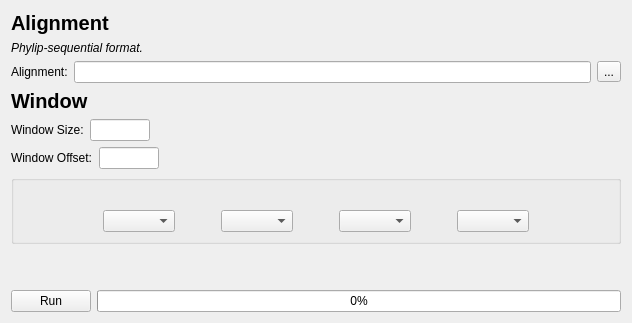
        <widget class="QWidget" name="dStatisticPage">
         <property name="enabled">
          <bool>true</bool>
         </property>
         <layout class="QVBoxLayout" name="verticalLayout_14">
          <item>
           <widget class="QLabel" name="label_3">
            <property name="font">
             <font>
              <pointsize>15</pointsize>
              <weight>75</weight>
              <bold>true</bold>
             </font>
            </property>
            <property name="text">
             <string>Alignment</string>
            </property>
           </widget>
          </item>
          <item>
           <widget class="QLabel" name="label_8">
            <property name="font">
             <font>
              <italic>true</italic>
             </font>
            </property>
            <property name="text">
             <string>Phylip-sequential format.</string>
            </property>
           </widget>
          </item>
          <item>
           <layout class="QHBoxLayout" name="horizontalLayout_3">
            <item>
             <widget class="QLabel" name="dAlignmentLabel">
              <property name="text">
               <string>Alignment:</string>
              </property>
             </widget>
            </item>
            <item>
             <widget class="QLineEdit" name="dAlignmentEntry">
              <property name="enabled">
               <bool>true</bool>
              </property>
              <property name="focusPolicy">
               <enum>Qt::NoFocus</enum>
              </property>
              <property name="text">
               <string/>
              </property>
              <property name="readOnly">
               <bool>true</bool>
              </property>
             </widget>
            </item>
            <item>
             <widget class="QToolButton" name="dAlignmentBtn">
              <property name="text">
               <string>...</string>
              </property>
             </widget>
            </item>
           </layout>
          </item>
          <item>
           <widget class="QLabel" name="dWindowLabel">
            <property name="font">
             <font>
              <pointsize>15</pointsize>
              <weight>75</weight>
              <bold>true</bold>
             </font>
            </property>
            <property name="text">
             <string>Window</string>
            </property>
           </widget>
          </item>
          <item>
           <layout class="QHBoxLayout" name="horizontalLayout_24">
            <item>
             <widget class="QLabel" name="dWindowSizeLabel">
              <property name="text">
               <string>Window Size:</string>
              </property>
             </widget>
            </item>
            <item>
             <widget class="QLineEdit" name="dWindowSizeEntry">
              <property name="maximumSize">
               <size>
                <width>60</width>
                <height>16777215</height>
               </size>
              </property>
              <property name="text">
               <string/>
              </property>
             </widget>
            </item>
            <item>
             <spacer name="horizontalSpacer_15">
              <property name="orientation">
               <enum>Qt::Horizontal</enum>
              </property>
              <property name="sizeHint" stdset="0">
               <size>
                <width>40</width>
                <height>20</height>
               </size>
              </property>
             </spacer>
            </item>
           </layout>
          </item>
          <item>
           <layout class="QHBoxLayout" name="horizontalLayout_25">
            <item>
             <widget class="QLabel" name="dWindowOffsetLabel">
              <property name="text">
               <string>Window Offset:</string>
              </property>
             </widget>
            </item>
            <item>
             <widget class="QLineEdit" name="dWindowOffsetEntry">
              <property name="maximumSize">
               <size>
                <width>60</width>
                <height>16777215</height>
               </size>
              </property>
              <property name="text">
               <string/>
              </property>
             </widget>
            </item>
            <item>
             <spacer name="horizontalSpacer_16">
              <property name="orientation">
               <enum>Qt::Horizontal</enum>
              </property>
              <property name="sizeHint" stdset="0">
               <size>
                <width>40</width>
                <height>20</height>
               </size>
              </property>
             </spacer>
            </item>
           </layout>
          </item>
          <item>
           <widget class="QGroupBox" name="groupBox_2">
            <property name="title">
             <string/>
            </property>
            <layout class="QVBoxLayout" name="verticalLayout_15">
             <item>
              <widget class="QLabel" name="imageLabel">
               <property name="text">
                <string/>
               </property>
              </widget>
             </item>
             <item>
              <layout class="QHBoxLayout" name="horizontalLayout_2">
               <item>
                <spacer name="horizontalSpacer">
                 <property name="orientation">
                  <enum>Qt::Horizontal</enum>
                 </property>
                 <property name="sizeHint" stdset="0">
                  <size>
                   <width>40</width>
                   <height>20</height>
                  </size>
                 </property>
                </spacer>
               </item>
               <item>
                <spacer name="horizontalSpacer_4">
                 <property name="orientation">
                  <enum>Qt::Horizontal</enum>
                 </property>
                 <property name="sizeHint" stdset="0">
                  <size>
                   <width>40</width>
                   <height>20</height>
                  </size>
                 </property>
                </spacer>
               </item>
               <item>
                <widget class="QComboBox" name="dTaxonComboBox1">
                 <property name="sizePolicy">
                  <sizepolicy hsizetype="MinimumExpanding" vsizetype="Fixed">
                   <horstretch>0</horstretch>
                   <verstretch>0</verstretch>
                  </sizepolicy>
                 </property>
                 <property name="maximumSize">
                  <size>
                   <width>100</width>
                   <height>16777215</height>
                  </size>
                 </property>
                </widget>
               </item>
               <item>
                <spacer name="horizontalSpacer_3">
                 <property name="orientation">
                  <enum>Qt::Horizontal</enum>
                 </property>
                 <property name="sizeHint" stdset="0">
                  <size>
                   <width>40</width>
                   <height>20</height>
                  </size>
                 </property>
                </spacer>
               </item>
               <item>
                <widget class="QComboBox" name="dTaxonComboBox2">
                 <property name="sizePolicy">
                  <sizepolicy hsizetype="MinimumExpanding" vsizetype="Fixed">
                   <horstretch>0</horstretch>
                   <verstretch>0</verstretch>
                  </sizepolicy>
                 </property>
                 <property name="maximumSize">
                  <size>
                   <width>100</width>
                   <height>16777215</height>
                  </size>
                 </property>
                </widget>
               </item>
               <item>
                <spacer name="horizontalSpacer_9">
                 <property name="orientation">
                  <enum>Qt::Horizontal</enum>
                 </property>
                 <property name="sizeHint" stdset="0">
                  <size>
                   <width>40</width>
                   <height>20</height>
                  </size>
                 </property>
                </spacer>
               </item>
               <item>
                <widget class="QComboBox" name="dTaxonComboBox3">
                 <property name="sizePolicy">
                  <sizepolicy hsizetype="MinimumExpanding" vsizetype="Fixed">
                   <horstretch>0</horstretch>
                   <verstretch>0</verstretch>
                  </sizepolicy>
                 </property>
                 <property name="maximumSize">
                  <size>
                   <width>100</width>
                   <height>16777215</height>
                  </size>
                 </property>
                </widget>
               </item>
               <item>
                <spacer name="horizontalSpacer_10">
                 <property name="orientation">
                  <enum>Qt::Horizontal</enum>
                 </property>
                 <property name="sizeHint" stdset="0">
                  <size>
                   <width>40</width>
                   <height>20</height>
                  </size>
                 </property>
                </spacer>
               </item>
               <item>
                <widget class="QComboBox" name="dTaxonComboBox4">
                 <property name="sizePolicy">
                  <sizepolicy hsizetype="MinimumExpanding" vsizetype="Fixed">
                   <horstretch>0</horstretch>
                   <verstretch>0</verstretch>
                  </sizepolicy>
                 </property>
                 <property name="maximumSize">
                  <size>
                   <width>100</width>
                   <height>16777215</height>
                  </size>
                 </property>
                </widget>
               </item>
               <item>
                <spacer name="horizontalSpacer_8">
                 <property name="orientation">
                  <enum>Qt::Horizontal</enum>
                 </property>
                 <property name="sizeHint" stdset="0">
                  <size>
                   <width>40</width>
                   <height>20</height>
                  </size>
                 </property>
                </spacer>
               </item>
               <item>
                <spacer name="horizontalSpacer_2">
                 <property name="orientation">
                  <enum>Qt::Horizontal</enum>
                 </property>
                 <property name="sizeHint" stdset="0">
                  <size>
                   <width>40</width>
                   <height>20</height>
                  </size>
                 </property>
                </spacer>
               </item>
              </layout>
             </item>
            </layout>
           </widget>
          </item>
          <item>
           <spacer name="verticalSpacer_11">
            <property name="orientation">
             <enum>Qt::Vertical</enum>
            </property>
            <property name="sizeHint" stdset="0">
             <size>
              <width>20</width>
              <height>40</height>
             </size>
            </property>
           </spacer>
          </item>
          <item>
           <layout class="QHBoxLayout" name="horizontalLayout_26">
            <item>
             <widget class="QPushButton" name="dRunBtn">
              <property name="minimumSize">
               <size>
                <width>0</width>
                <height>0</height>
               </size>
              </property>
              <property name="text">
               <string>Run</string>
              </property>
             </widget>
            </item>
            <item>
             <widget class="QProgressBar" name="dProgressBar">
              <property name="value">
               <number>0</number>
              </property>
              <property name="invertedAppearance">
               <bool>false</bool>
              </property>
             </widget>
            </item>
           </layout>
          </item>
         </layout>
        </widget>
